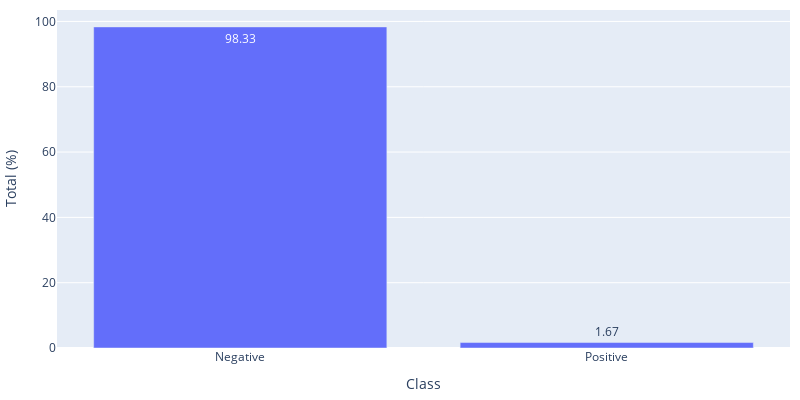

This figure's notebook cell:
### Code cell
fig = px.bar(df_percent_events,
             x=df_percent_events.index,
             y='percent',
             text_auto=True
             )
fig.update_layout(height=400,
                  width=800,
                  showlegend=True,
                  margin=dict(l=10, r=10, b=10, t=10),
                  yaxis = dict(title='Total (%)'),
                  xaxis = dict(title='Class',
                               tickvals=['non_event', 'event'],
                               ticktext=['Negative', 'Positive'])
                  )
fig.show()

### Figure 1 — Plotly figure (JSON) as saved in the notebook; plotly's stock layout.template omitted (floating-point values rounded to 4 significant figures)
{"data": [{"alignmentgroup": "True", "hovertemplate": "index=%{x}<br>percent=%{y}<extra></extra>", "legendgroup": "", "marker": {"color": "#636efa", "pattern": {"shape": ""}}, "name": "", "offsetgroup": "", "orientation": "v", "showlegend": false, "textposition": "auto", "texttemplate": "%{y}", "type": "bar", "x": ["non_event", "event"], "xaxis": "x", "y": [98.33, 1.67], "yaxis": "y"}], "layout": {"barmode": "relative", "height": 400, "legend": {"tracegroupgap": 0}, "margin": {"b": 10, "l": 10, "r": 10, "t": 10}, "showlegend": true, "width": 800, "xaxis": {"anchor": "y", "domain": [0, 1], "ticktext": ["Negative", "Positive"], "tickvals": ["non_event", "event"], "title": {"text": "Class"}}, "yaxis": {"anchor": "x", "domain": [0, 1], "title": {"text": "Total (%)"}}}}
